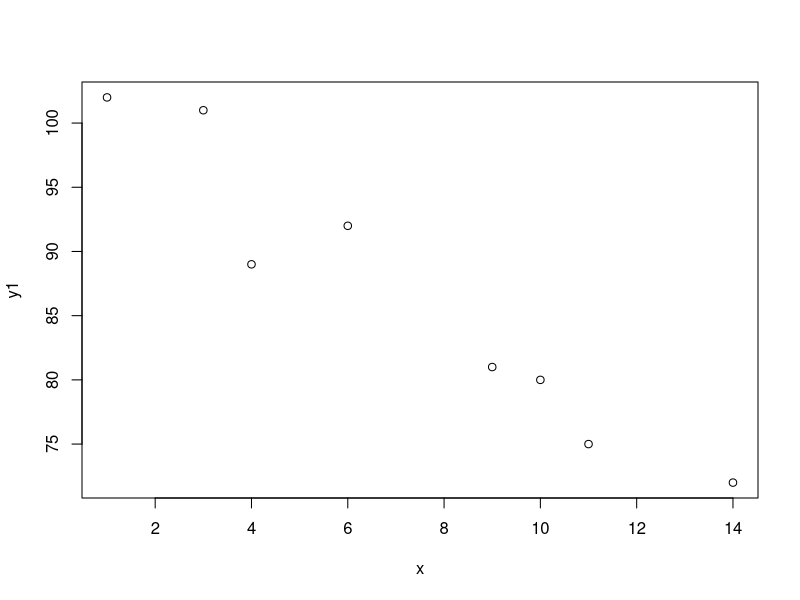
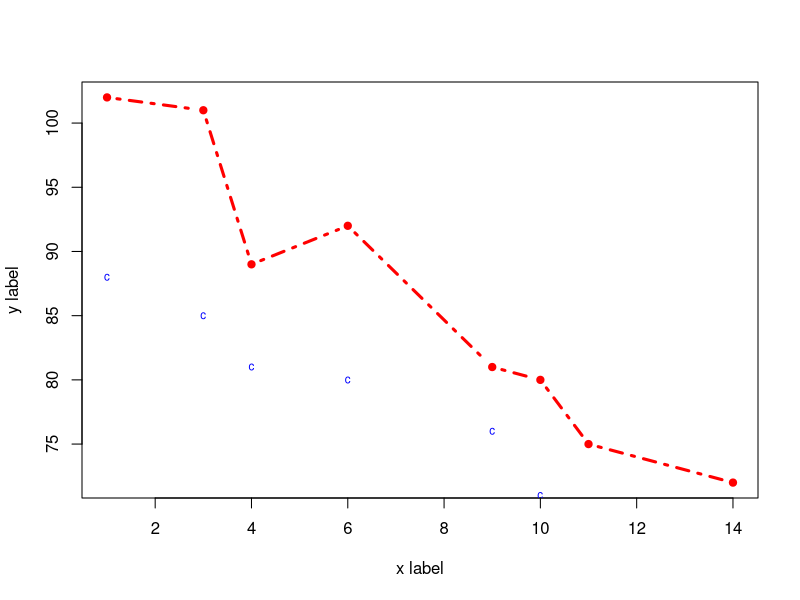
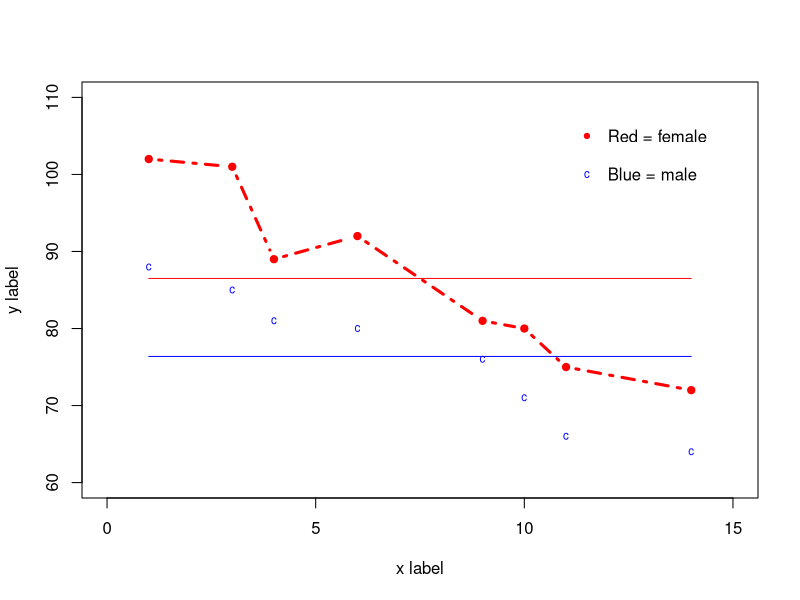
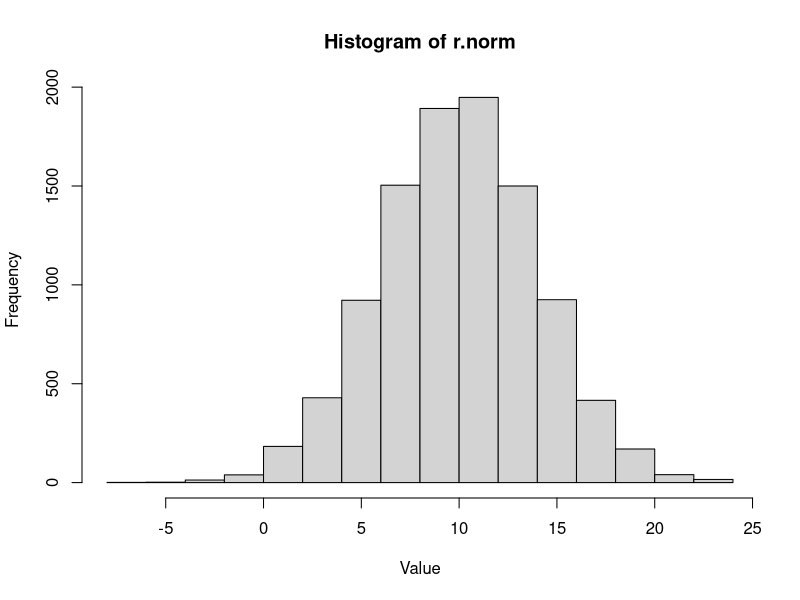
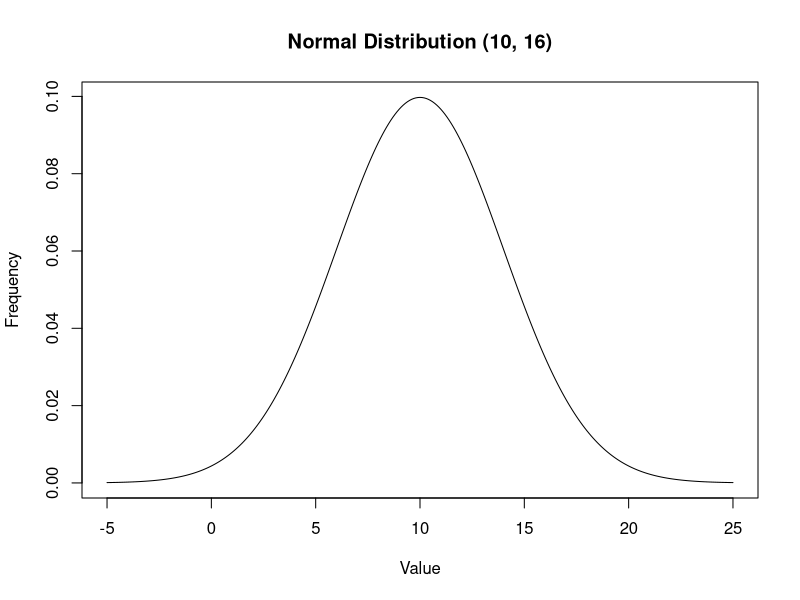
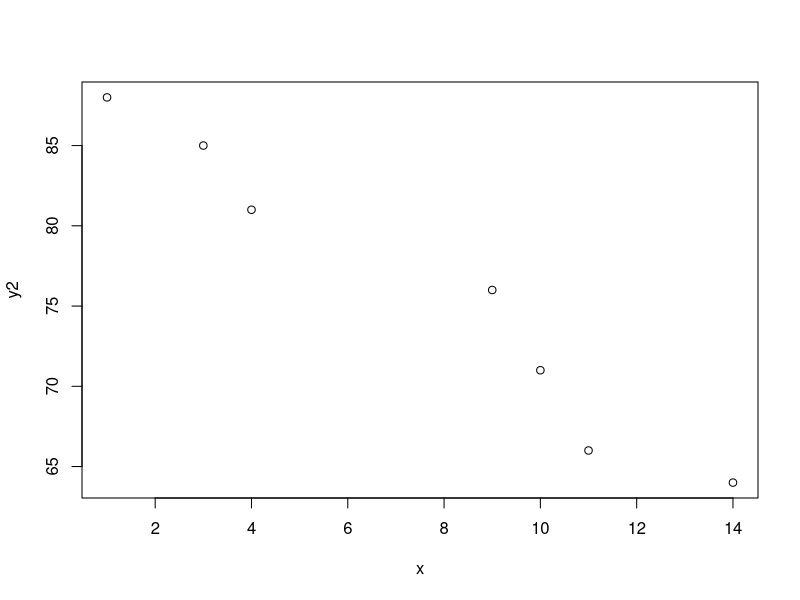

Source code (R) for these figures, in order:
## ---- chunk 1
knitr::opts_chunk$set(echo = TRUE)
## ---- chunk 2
# Code below copied from R Lab 1 document. 
# Create 3 vectors of length 8
x <- c(1,3,4,6,9,10,11,14)
y1 <- c(102,101,89,92,81,80,75,72)
y2 <- c(88,85,81,80,76,71,66,64)
### Basic x-y graph
plot(x, y1)
### Useful options to plot
### Documentation in Help menu
### ?par gives options
plot(x, y1, xlab='x label', ylab='y label', pch=19, type="b", cex=.7, col="red", lty=4, lwd=3)
### Adding things to a plot
points(x, y2, pch="circle", cex=.7, col="blue")
### Note that some points are outside the plot.  To fix, set axis limits
plot(x, y1, xlab='x label', ylab='y label', pch=19, type="b", cex=.7, col="red",
      lty=4, lwd=3, xlim=c(0, 15), ylim=c(60, 110))
points(x, y2, pch="circle", cex=.7, col="blue")
# Add a red line at mean(y1).
lines(x,rep(mean(y1),8),col = "red")
# Add a blue line at mean(y2).
lines(x,rep(mean(y2),8),col = "blue")
# Move the legend (deleted previous legend).
text(12, 105, "Red = female", adj=0)
text(12, 100, "Blue = male", adj=0)
# Add red point in front of the text.
points(11.5, 105, pch=19, type="b", cex=.7, col="red")
# Add blue point in front of the text.
points(11.5, 100, pch="circle", cex=.7, col="blue")
## ---- chunk 3
# Make the sequence we're aiming for.
goal <- c(.2,.2,.4,.4,.6,.6,.2,.2,.4,.4,.6,.6,.2,.2,.4,.4,.6,.6)
# Use seq() to create c(0.2, 0.4, 0.6).
seq <- seq(.2,.6,by = 0.2)
# Use rep() to repeat each element in seq twice.
seq <- rep(seq,each = 2)
# Use rep() again to repeat the whole list three times.
seq <- rep(seq,times = 3)
# Show the sequence
seq
# Double check that it matches the goal sequence.
seq == goal
## ---- chunk 4
# Generate a sample of 10000 normal values with mean 10 and sd 4.
r.norm <- rnorm(n = 10000, mean = 10, sd = 4)
# Make a histogram of the values.
hist(r.norm,xlab = "Value")
# Check that the empirical mean and SD match those used to generate the sample.
mean(r.norm)
sd(r.norm)
# For X~N(10, 16), find Pr(X > 18).
pnorm(18,mean = 10,sd = 4,lower.tail = FALSE)
# For X~N(10, 16), find the value so that 97.5% of the distribution is less than that value.
qnorm(0.975,mean = 10,sd = 4)
# Make a smooth line graph of the N(10, 16) density.
x <- seq(-5,25, by = 0.1)
y <- dnorm(x, mean = 10, sd = 4)
plot(x, y, type="l", main = "Normal Distribution (10, 16)", ylab = "Frequency", xlab = "Value")
## ---- chunk 5
# Generate a sample of 10000 values from a Gamma distribution with mean 10 and sd 4.
r.gamma <- rgamma(n = 10000, shape = 25/4, scale = 8/5)
# Verify empirically that your sample mean and sd are close to 10 and 4.
mean(r.gamma)
sd(r.gamma)
## ---- chunk 6
x <- c(1,3,4,6,9,10,11,14)      
y1 <- c(102,101,89,92,81,80,75,72)
y2 <- c(88,85,81,80,76,71,66,64)
lab <- c("a","b","c","d","e","f","g","h")

xy.mat <- cbind(x, y1, y2)
## ---- chunk 7
x
x[c(3:7)-2]
## ---- chunk 8
x[c(3:7)]
x[c(3:7)]-2
## ---- chunk 9
xy.mat[8, ]
## ---- chunk 10
xy.mat[c(2:4)]
## ---- chunk 11
cbind(x, lab)
## ---- chunk 12
xy.mat
plot(xy.mat[c(1:3,5:8),1], xy.mat[c(1:3,5:8),3], xlab = "x", ylab = "y2")
## ---- chunk 13
# Make an empty matrix.
mat <- matrix(NA, ncol=3, nrow=16)
# Name the columns.
colnames(mat) <- c("subjectid", "time", "outcome")
# Fill in subject ids (from vector x).
mat[,1] <- rep(x,times = 2)
# Fill in times 1 and 2.
mat[,2] <- c(rep(1,times = 8),rep(2,times = 8))
# Fill in outcomes data from y1 and y2.
mat[,3] <- c(y1,y2)
# Show the matrix.
print.data.frame(as.data.frame(mat),row.names = FALSE)
